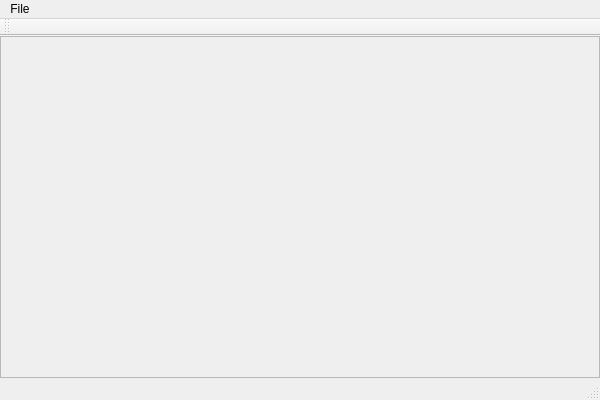
<?xml version="1.0" encoding="UTF-8"?>
<ui version="4.0">
 <class>xdynamics_gui_mw</class>
 <widget class="QMainWindow" name="xdynamics_gui_mw">
  <property name="geometry">
   <rect>
    <x>0</x>
    <y>0</y>
    <width>600</width>
    <height>400</height>
   </rect>
  </property>
  <property name="windowTitle">
   <string>xdynamics_gui</string>
  </property>
  <widget class="QWidget" name="centralWidget">
   <layout class="QGridLayout" name="gridLayout">
    <property name="leftMargin">
     <number>0</number>
    </property>
    <property name="topMargin">
     <number>0</number>
    </property>
    <property name="rightMargin">
     <number>0</number>
    </property>
    <property name="bottomMargin">
     <number>0</number>
    </property>
    <item row="0" column="0">
     <widget class="QScrollArea" name="xIrrchlitArea">
      <property name="widgetResizable">
       <bool>true</bool>
      </property>
      <widget class="QWidget" name="scrollAreaWidgetContents">
       <property name="geometry">
        <rect>
         <x>0</x>
         <y>0</y>
         <width>598</width>
         <height>345</height>
        </rect>
       </property>
      </widget>
     </widget>
    </item>
   </layout>
  </widget>
  <widget class="QMenuBar" name="menuBar">
   <property name="geometry">
    <rect>
     <x>0</x>
     <y>0</y>
     <width>600</width>
     <height>21</height>
    </rect>
   </property>
   <widget class="QMenu" name="MenuFile">
    <property name="title">
     <string>File</string>
    </property>
    <widget class="QMenu" name="File_Export">
     <property name="title">
      <string>Export</string>
     </property>
     <addaction name="File_Export_ClusterParticleModel"/>
    </widget>
    <addaction name="actionNew"/>
    <addaction name="actionOpen"/>
    <addaction name="actionSAve"/>
    <addaction name="separator"/>
    <addaction name="actionImport"/>
    <addaction name="File_Export"/>
   </widget>
   <addaction name="MenuFile"/>
  </widget>
  <widget class="QToolBar" name="mainToolBar">
   <attribute name="toolBarArea">
    <enum>TopToolBarArea</enum>
   </attribute>
   <attribute name="toolBarBreak">
    <bool>false</bool>
   </attribute>
  </widget>
  <widget class="QStatusBar" name="statusBar"/>
  <action name="actionNew">
   <property name="text">
    <string>New</string>
   </property>
  </action>
  <action name="actionOpen">
   <property name="text">
    <string>Open</string>
   </property>
  </action>
  <action name="actionSAve">
   <property name="text">
    <string>Save</string>
   </property>
  </action>
  <action name="actionImport">
   <property name="text">
    <string>Import</string>
   </property>
  </action>
  <action name="File_Export_ClusterParticleModel">
   <property name="text">
    <string>Cluster particle model</string>
   </property>
  </action>
 </widget>
 <layoutdefault spacing="6" margin="11"/>
 <resources>
  <include location="xdynamics_gui.qrc"/>
 </resources>
 <connections/>
</ui>
